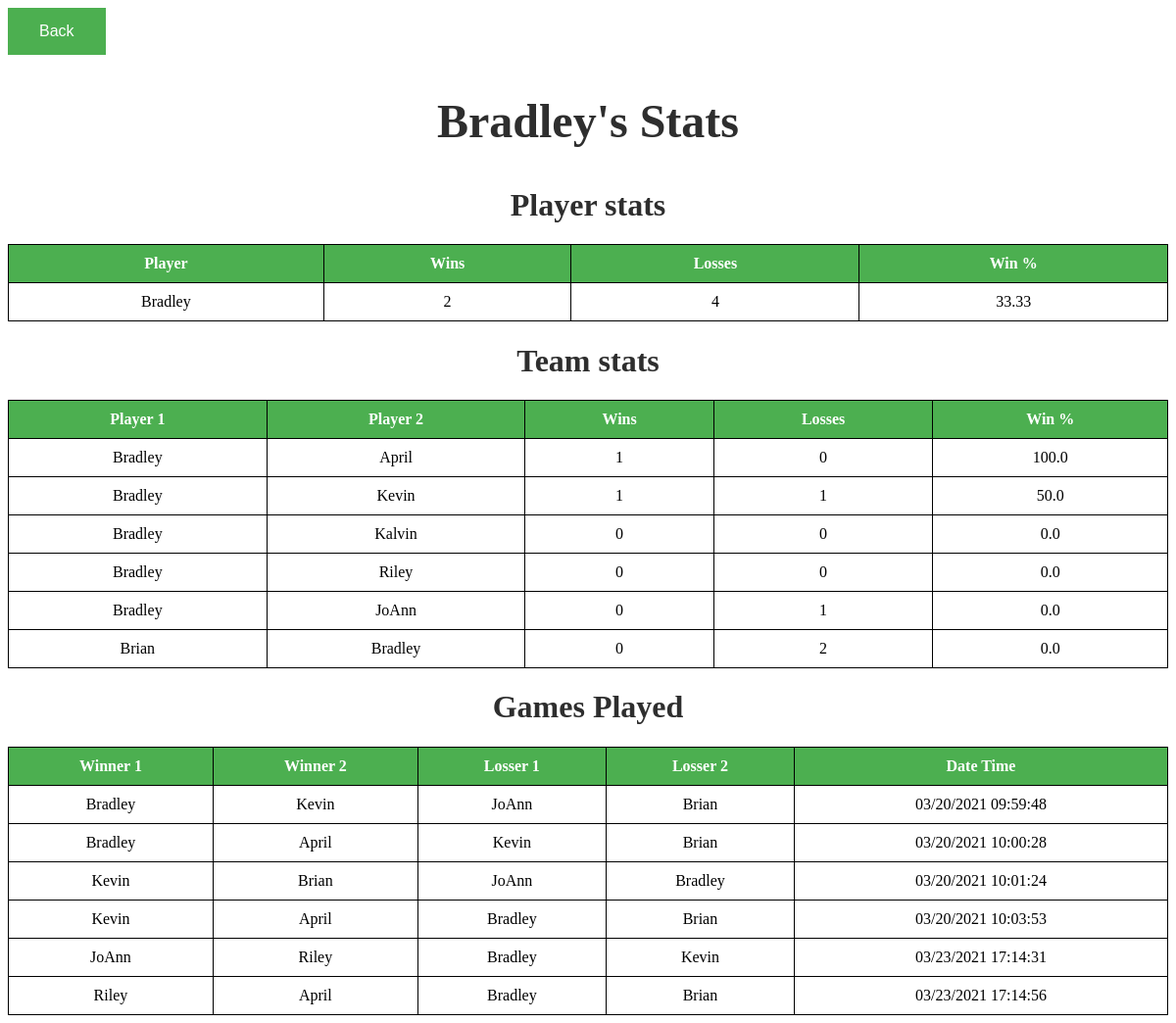
Screenshot of /search/Bradley with the database file from the repository.
### tables this page shows
CREATE TABLE PLAYERS
                    (NAME STR PRIMARY KEY NOT NULL,
                    WINS INT NOT NULL,
                    LOSSES INT NOT NULL,
                    WINPERC FLOAT NOT NULL);

CREATE TABLE TEAMS
                (NAME1 STR NOT NULL,
                NAME2 STR NOT NULL,
                WINS INT NOT NULL,
                LOSSES INT NOT NULL,
                WINPERC FLOAT NOT NULL);

CREATE TABLE GAMES
                    (WIN1 STR NOT NULL,
                    WIN2 STR NOT NULL,
                    LOSS1 STR NOT NULL,
                    LOSS2 STR NOT NULL,
                    TIME STR NOT NULL);

### app.py (the view)
@app.route("/search/<name>", methods=['GET', 'POST'])
def playerdisp(name=None):
    player = name
    conn = sqlite3.connect('data.db')
    cursor = conn.cursor()
    cursor.execute("SELECT * FROM PLAYERS WHERE name = ?", (player, ))
    data1 = cursor.fetchall()
    cursor.execute(
        "SELECT * FROM TEAMS WHERE (name1 = ?) OR (name2 = ?) ORDER BY wins DESC, losses ASC",
        (
            player,
            player,
        ))
    data2 = cursor.fetchall()
    cursor.execute(
        "SELECT * FROM GAMES WHERE (win1 = ?) OR (win2 = ?) OR (loss1 = ?) OR (loss2 = ?)",
        (
            player,
            player,
            player,
            player,
        ))
    data3 = cursor.fetchall()
    conn.close()
    return render_template('playerdisp.html',
                           name=name,
                           data1=data1,
                           data2=data2,
                           data3=data3)

### templates/playerdisp.html (shortened to what this page needs)
<!DOCTYPE html>
<html>
    <head>
        <link type="text/css" rel="stylesheet" href="/static/styles.css"/>
    </head>
    <body>
        <button onclick="history.go(-1)" class="back">Back</button>
        <h2>{{name}}'s Stats</h2>
        <h1>Player stats</h1>
        <table>
            <thread>
                <tr>
                    <th>Player</th>
                    <th>Wins</th>
                    <th>Losses</th>
                    <th>Win %</th>
                </tr>
            </thread>
            <tbody>
                {% for row in data1 %}
                    <tr>
                            <td>{{row[0]}}</td>
                            <td>{{row[1]}}</td>
                            <td>{{row[2]}}</td>
                            <td>{{row[3]}}</td>
                    </tr>
                {% endfor %}
            </tbody>
        </table>
        <h1>Team stats</h1>
        <table>
            <thread>
                <tr>
                    <th>Player 1</th>
                    <th>Player 2</th>
                    <th>Wins</th>
                    <th>Losses</th>
                    <th>Win %</th>
                </tr>
            </thread>
            <tbody>
                {% for row in data2 %}
                    <tr>
                            <td>{{row[0]}}</td>
                            <td>{{row[1]}}</td>
                            <td>{{row[2]}}</td>
                            <td>{{row[3]}}</td>
                            <td>{{row[4]}}</td>
                    </tr>
                {% endfor %}
            </tbody>
        </table>
        <h1>Games Played</h1>
        <table>
            <thread>
                <tr>
                    <th>Winner 1</th>
                    <th>Winner 2</th>
                    <th>Losser 1</th>
                    <th>Losser 2</th>
                    <th>Date Time</th>
                </tr>
            </thread>
            <tbody>
                {% for row in data3 %}
                    <tr>
                            <td>{{row[0]}}</td>
                            <td>{{row[1]}}</td>
                            <td>{{row[2]}}</td>
                            <td>{{row[3]}}</td>
                            <td>{{row[4]}}</td>
                        </tr>
                {% endfor %}
            </tbody>
        </table>
    </body>
</html>

### static/styles.css (style rules this page uses)
h2 { color: rgb(46, 46, 46); font-family: verdana; font-size: 300%; text-align: center; }
h1 { color: rgb(46, 46, 46); font-family: verdana; text-align: center; }
table { text-align: center; width: 100% }
th { background-color: #4CAF50; color: white; }
th,td { padding: 10px; }
table,th,td { border: 1px solid black; border-collapse: collapse; }
button.back { background-color: #4CAF50; border: none; color: white; padding: 15px 32px; text-align: center; text-decoration: none; display: inline-block; font-size: 16px; transition-duration: .4s; }

### rows the page displays
PLAYERS: NAME "Bradley", WINS "2", LOSSES "4", WINPERC "33.33"
TEAMS: NAME1 "Bradley", NAME2 "April", WINS "1", LOSSES "0", WINPERC "100.0"
TEAMS: NAME1 "Bradley", NAME2 "Kevin", WINS "1", LOSSES "1", WINPERC "50.0"
TEAMS: NAME1 "Bradley", NAME2 "Kalvin", WINS "0", LOSSES "0", WINPERC "0.0"
TEAMS: NAME1 "Bradley", NAME2 "Riley", WINS "0", LOSSES "0", WINPERC "0.0"
TEAMS: NAME1 "Bradley", NAME2 "JoAnn", WINS "0", LOSSES "1", WINPERC "0.0"
TEAMS: NAME1 "Brian", NAME2 "Bradley", WINS "0", LOSSES "2", WINPERC "0.0"
GAMES: WIN1 "Bradley", WIN2 "Kevin", LOSS1 "JoAnn", LOSS2 "Brian", TIME "03/20/2021 09:59:48"
GAMES: WIN1 "Bradley", WIN2 "April", LOSS1 "Kevin", LOSS2 "Brian", TIME "03/20/2021 10:00:28"
GAMES: WIN1 "Kevin", WIN2 "Brian", LOSS1 "JoAnn", LOSS2 "Bradley", TIME "03/20/2021 10:01:24"
GAMES: WIN1 "Kevin", WIN2 "April", LOSS1 "Bradley", LOSS2 "Brian", TIME "03/20/2021 10:03:53"
GAMES: WIN1 "JoAnn", WIN2 "Riley", LOSS1 "Bradley", LOSS2 "Kevin", TIME "03/23/2021 17:14:31"
GAMES: WIN1 "Riley", WIN2 "April", LOSS1 "Bradley", LOSS2 "Brian", TIME "03/23/2021 17:14:56"

### other values shown
{{ name }} "Bradley"
